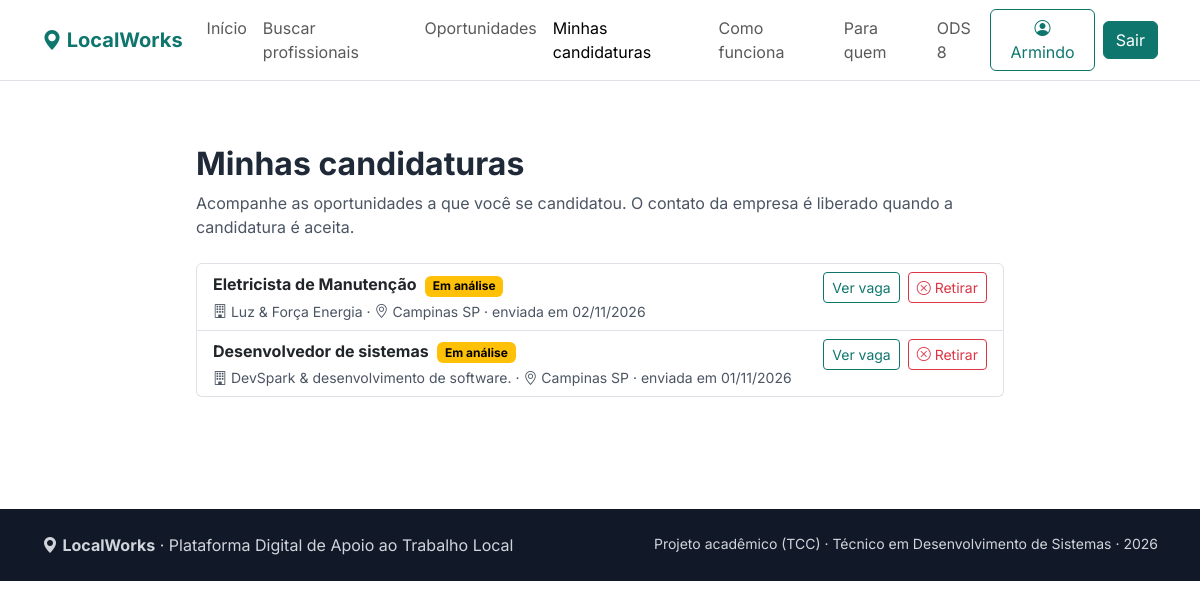
Page /minhas_candidaturas.php (signed in) on the committed database.
### tables this page shows
CREATE TABLE `candidatura` (
  `id_candidatura` int(10) UNSIGNED NOT NULL,
  `id_oportunidade` int(10) UNSIGNED NOT NULL,
  `id_usuario` int(10) UNSIGNED NOT NULL,
  `mensagem` text DEFAULT NULL,
  `status` enum('enviada','aceita','recusada') NOT NULL DEFAULT 'enviada',
  `data_candidatura` datetime NOT NULL DEFAULT current_timestamp()
);

CREATE TABLE `oportunidade` (
  `id_oportunidade` int(10) UNSIGNED NOT NULL,
  `titulo` varchar(100) NOT NULL,
  `descricao` text DEFAULT NULL,
  `localizacao` varchar(100) DEFAULT NULL,
  `valor_proposto` decimal(10,2) DEFAULT NULL,
  `publicada` tinyint(1) NOT NULL DEFAULT 1,
  `data_publicacao` datetime NOT NULL DEFAULT current_timestamp(),
  `id_contratante` int(10) UNSIGNED NOT NULL,
  `id_categoria` int(10) UNSIGNED NOT NULL
);

CREATE TABLE `contratante` (
  `id_contratante` int(10) UNSIGNED NOT NULL,
  `cnpj` varchar(18) DEFAULT NULL,
  `empresa` varchar(100) DEFAULT NULL
);

### includes/iniciar.php (called while the page is built, shortened)
<?php
require_once __DIR__ . '/../src/Conexao.php';
function e(mixed $texto): string
{
    return htmlspecialchars((string) $texto, ENT_QUOTES, 'UTF-8');
}
function usuarioLogado(): ?array
{
    return $_SESSION['usuario'] ?? null;
}

### src/Conexao.php (called while the page is built, shortened)
<?php
final class Conexao
{
    private static ?PDO $pdo = null;
    public static function obter(): PDO
    {
        $host = '127.0.0.1';
        $porta = '3306';
        $banco = 'LocalWorks_DB';
        $usuario = 'root';
        $senha = '';
        $dsn = "mysql:host={$host};port={$porta};dbname={$banco};charset=utf8mb4";
        self::$pdo = new PDO($dsn, $usuario, $senha, [
            PDO::ATTR_ERRMODE => PDO::ERRMODE_EXCEPTION,
            PDO::ATTR_DEFAULT_FETCH_MODE => PDO::FETCH_ASSOC,
            PDO::ATTR_EMULATE_PREPARES => false,
        ]);
        return self::$pdo;
    }
}

### src/Candidatura.php (called while the page is built, shortened)
<?php
require_once __DIR__ . '/Conexao.php';
final class Candidatura
{
    private static function rodar(string $sql, array $params = []): PDOStatement
    {
        $stmt = Conexao::obter()->prepare($sql);
        $stmt->execute($params);
        return $stmt;
    }
    public static function rotulo(string $status): string
    {
        return match ($status) {
            'aceita' => 'Aceita',
            'recusada' => 'Recusada',
            default => 'Em análise',
        };
    }
    public static function classe(string $status): string
    {
        return match ($status) {
            'aceita' => 'text-bg-success',
            'recusada' => 'text-bg-secondary',
            default => 'text-bg-warning',
        };
    }
    public static function minhas(int $idUsuario): array
    {
        return self::rodar(
            "SELECT
                ca.id_candidatura,
                ca.status,
                ca.data_candidatura,
                o.id_oportunidade,
                o.titulo,
                o.localizacao,
                o.publicada,
                ct.empresa,
                CASE WHEN ca.status = 'aceita' THEN u.email END AS contato_email,
                CASE WHEN ca.status = 'aceita' THEN u.telefone END AS contato_telefone
             FROM candidatura ca
             INNER JOIN oportunidade o
                ON o.id_oportunidade = ca.id_oportunidade
             INNER JOIN contratante ct
                ON ct.id_contratante = o.id_contratante
             INNER JOIN usuario u
                ON u.id_usuario = ct.id_contratante
             WHERE ca.id_usuario = ?
             ORDER BY ca.data_candidatura DESC, ca.id_candidatura DESC",
            [$idUsuario]
        )->fetchAll();
    }
}

### public/minhas_candidaturas.php (the view, shortened to what this page needs)
<?php
require_once __DIR__ . '/../includes/iniciar.php';
require_once __DIR__ . '/../src/Candidatura.php';
$u = usuarioLogado();
$id = (int) $u['id'];
$erro = '';
try {
    $lista = Candidatura::minhas($id);
} catch (Throwable $ex) {
    error_log('minhas_candidaturas.php: ' . $ex->getMessage());
    $erro = $erro ?: 'Não foi possível carregar suas candidaturas agora.';
}
require_once __DIR__ . '/../includes/cabecalho.php';
?>
<section class="secao">
    <div class="container" style="max-width: 52rem;">
        <h1 class="h2 fw-bold mb-2">Minhas candidaturas</h1>
        <p class="text-secondary mb-4">
            Acompanhe as oportunidades a que você se candidatou. O contato da empresa
            é liberado quando a candidatura é aceita.
        </p>
        <ul class="list-group">
            <?php foreach ($lista as $c): ?>
                <li class="list-group-item">
                    <div class="d-flex flex-column flex-md-row justify-content-between gap-2">
                        <div>
                            <strong><?= e($c['titulo']) ?></strong>
                            <span class="badge <?= e(Candidatura::classe($c['status'])) ?> ms-1">
                                <?= e(Candidatura::rotulo($c['status'])) ?>
                            </span>
                            <div class="small text-secondary mt-1">
                                <i class="bi bi-building"></i> <?= e($c['empresa'] ?: 'Contratante') ?>
                                · <i class="bi bi-geo-alt"></i> <?= e($c['localizacao'] ?: 'Local não informado') ?>
                                · enviada em <?= e(date('d/m/Y', strtotime($c['data_candidatura']))) ?>
                            </div>
                        </div>
                        <div class="d-flex gap-2 align-items-start">
                            <?php if ($c['publicada']): ?>
                                <a class="btn btn-outline-primary btn-sm" href="oportunidade_detalhe.php?id=<?= (int) $c['id_oportunidade'] ?>">
                                    Ver vaga
                                </a>
                            <?php endif; ?>
                            <form method="post" class="m-0">
                                <button
                                    class="btn btn-outline-danger btn-sm"
                                    type="submit"
                                    onclick="return confirm('Deseja retirar esta candidatura?');"
                                >
                                    <i class="bi bi-x-circle"></i> Retirar
                                </button>
                            </form>
                        </div>
                    </div>
                </li>
            <?php endforeach; ?>
        </ul>
    </div>
</section>
<?php require_once __DIR__ . '/../includes/rodape.php'; ?>

### public/assets/css/estilo.css (style rules this page uses)
:root { --lw-primaria: #0f766e; --lw-primaria-escura: #0b5f59; --lw-destaque: #f59e0b; --bs-primary: #0f766e; --bs-primary-rgb: 15, 118, 110; --bs-link-color: #0f766e; --bs-link-hover-color: #0b5f59; --bs-font-sans-serif: 'Inter', system-ui, -apple-system, 'Segoe UI', sans-serif; }
body { color: #1f2937; }
.btn-outline-primary { --bs-btn-color: var(--lw-primaria); --bs-btn-border-color: var(--lw-primaria); --bs-btn-hover-bg: var(--lw-primaria); --bs-btn-hover-border-color: var(--lw-primaria); --bs-btn-active-bg: var(--lw-primaria); --bs-btn-active-border-color: var(--lw-primaria); }
.secao { padding: 4rem 0; }
.text-secondary { color: #4b5563 !important; }

### rows in the picture
candidatura: id_oportunidade.titulo "Eletricista de Manutenção", status "Em análise", contratante.empresa "Luz & Força Energia", id_oportunidade.localizacao "Campinas SP", data_candidatura "02/11/2026"
candidatura: id_oportunidade.titulo "Desenvolvedor de sistemas", status "Em análise", contratante.empresa "DevSpark & desenvolvimento de software.", id_oportunidade.localizacao "Campinas SP", data_candidatura "01/11/2026"

### other values in the picture
explode(' ', $usuarioNav['nome'])[0] "Armindo"
